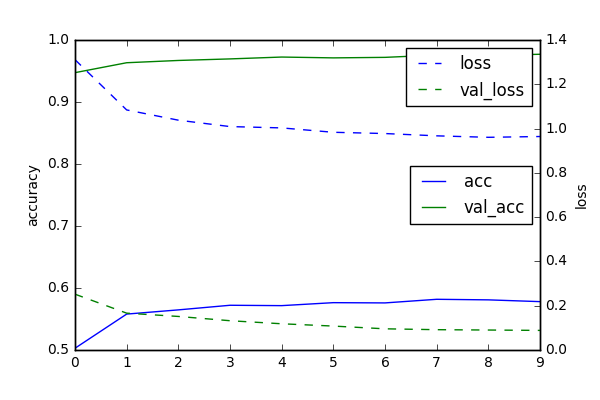

The Python source for this figure:

# coding: utf-8

# In[9]:

# Import modules
import matplotlib.pyplot as plt
get_ipython().magic('matplotlib inline')
from keras.datasets import mnist
import keras
import keras
from keras.models import Sequential
from keras.layers import Dense, Activation,Dropout
from sklearn.model_selection import train_test_split
from sklearn.datasets import load_iris
from sklearn.utils import shuffle
import pandas as pd

# Load mnist data
(X_train, y_train), (X_test, y_test) = mnist.load_data()

# Getting the training and test set
X_train = X_train.reshape(60000, 784)
X_test = X_test.reshape(10000, 784)
X_train = X_train.astype('float32')
X_test = X_test.astype('float32')
X_train /= 255
X_test /= 255
print(X_train.shape[0], 'train samples')
print(X_test.shape[0], 'test samples')

num_classes = 10


y_train = keras.utils.to_categorical(y_train, num_classes)
y_test = keras.utils.to_categorical(y_test, num_classes)

# Model Selection
model = Sequential([
    Dense(128, input_shape=(784,)),
    Activation('relu'),
    Dropout(0.5),
    Dense(64),
    Activation('relu'),
    Dense(10),
    Dropout(0.5),
    Activation('softmax'),
])

model.compile("adam", "categorical_crossentropy", metrics=['accuracy'])

model.summary()

# Fitting the model
history=model.fit(X_train, y_train, batch_size=128, epochs=10, verbose=1,validation_split=.1)

# Model Evaluation
score = model.evaluate(X_test, y_test, verbose=0)
print("Test loss: {:.3f}%".format(score[0]*100))
print("Test Accuracy: {:.3f}%".format(score[1]*100))

# Reporting test data loss and accuracy
df = pd.DataFrame(history.history)
df[['acc', 'val_acc']].plot()
plt.ylabel("accuracy")
df[['loss', 'val_loss']].plot(linestyle='--', ax=plt.twinx())
plt.ylabel("loss")

plt.savefig("Part2.png")


# In[ ]:
